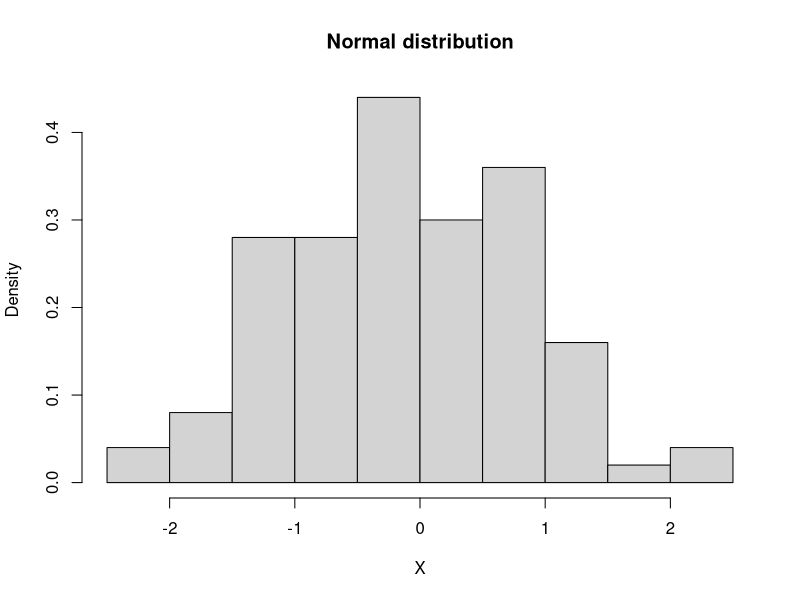

This figure's R source: (Note: this script raises an error after producing the figure.)
#   Shapiro-Wilk normality test
print('Shapiro-Wilk normality test')
set.seed(10)
normal_distribution <- rnorm(100)
normal_distribution.test <- shapiro.test(normal_distribution)
print(normal_distribution.test)

#   Shapiro-Wilk normality test
#   data:  normal_distribution
#   W = 0.98908, p-value = 0.5911

uniform_distribution <- runif(100)
uniform_distribution.test <- shapiro.test(uniform_distribution)
print(uniform_distribution.test)

#   Shapiro-Wilk normality test
#   data:  uniform_distribution
#   W = 0.92848, p-value = 4.082e-05

plotn <- function(normal_distribution, main='Frequency Histogram \ny normal distribution', xlab='X', ylab='Density'){
    min <- min(normal_distribution)
    max <- max(normal_distribution)
    media <- mean(normal_distribution)
    dt <- sd(normal_distribution)
    hist(normal_distribution, freq = F, main = main, xlab = xlab, ylab = ylab)
    curve(dnorm(normal_distribution, media, dt), min, max, add = T, col='blue')
}

plotn(normal_distribution, main = 'Normal distribution')
plotn(uniform_distribution, main = 'Uniform distribution') 
